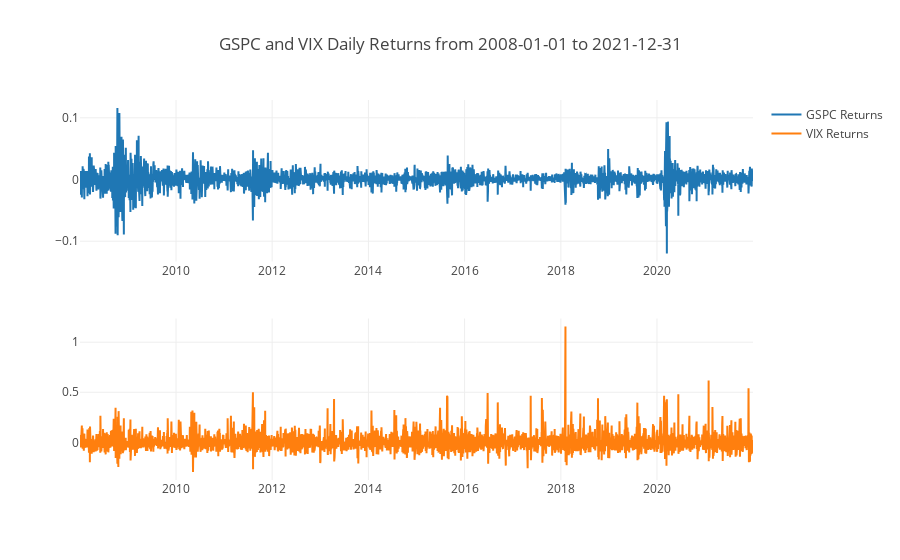

The code cell stored with this chart in its notebook:
### Markdown cell above
### Charts

### Code cell
fig = make_subplots(rows=2, cols=1)
fig.update_layout(title = "GSPC and VIX Daily Returns from "+start_date+" to "+end_date, template = style)
fig.add_trace(go.Scatter(
    x = gspc_pct.index,
    y = gspc_pct["close"], 
    name = "GSPC Returns"
), row = 1, col = 1)
fig.add_trace(go.Scatter(
    x = vix_pct.index,
    y = vix_pct["close"],
    name = "VIX Returns"
), row = 2, col = 1)

fig.show()

### Figure 1 — Plotly figure (JSON) as saved in the notebook; plotly's stock layout.template omitted (floating-point values rounded to 4 significant figures; data arrays with more than 128 entries replaced by an {"elided": "..."} marker saying what was removed)
{"data": [{"name": "GSPC Returns", "type": "scatter", "x": {"elided": "3524 str values"}, "xaxis": "x", "y": {"elided": "3524 float values"}, "yaxis": "y"}, {"name": "VIX Returns", "type": "scatter", "x": {"elided": "3524 str values"}, "xaxis": "x2", "y": {"elided": "3524 float values"}, "yaxis": "y2"}], "layout": {"title": {"text": "GSPC and VIX Daily Returns from 2008-01-01 to 2021-12-31"}, "xaxis": {"anchor": "y", "domain": [0, 1]}, "xaxis2": {"anchor": "y2", "domain": [0, 1]}, "yaxis": {"anchor": "x", "domain": [0.575, 1]}, "yaxis2": {"anchor": "x2", "domain": [0, 0.425]}}}
